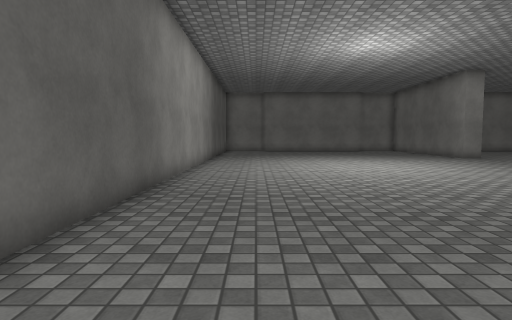
view 1 (above)

16 first-person views from a walk through a 3-D level made in the Unity game engine. The camera is 1.2 m above the floor, tilts 4° down and sees 75° across. The floor is counted in squares, 1 m on a side. Each view is taken from the middle of a square. On the plan, view 1 faces up. The plan holds only what a view shows up to about 14 squares ahead; the rest is blank. The player character is not drawn. Surface patterns are stand-ins for the level's own textures.

view 2
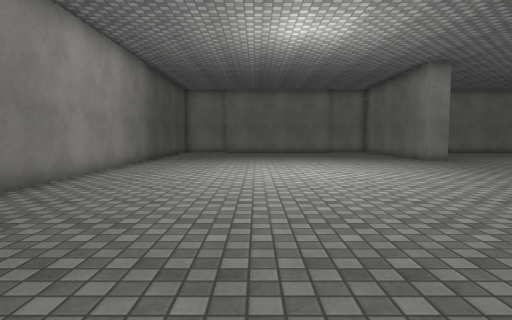

view 3
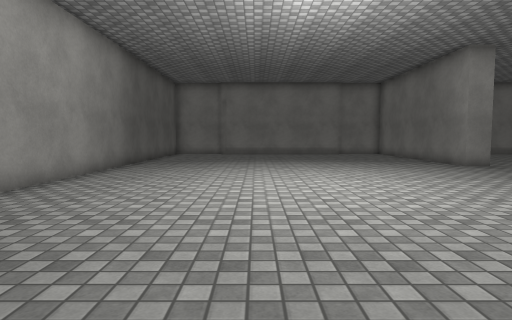

view 4
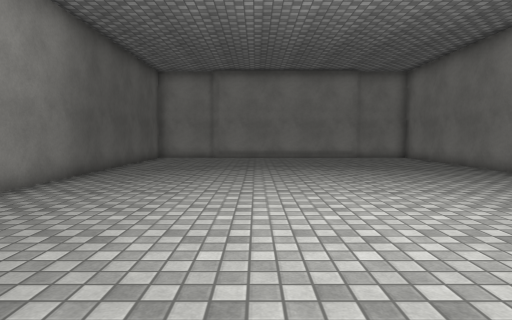

view 5
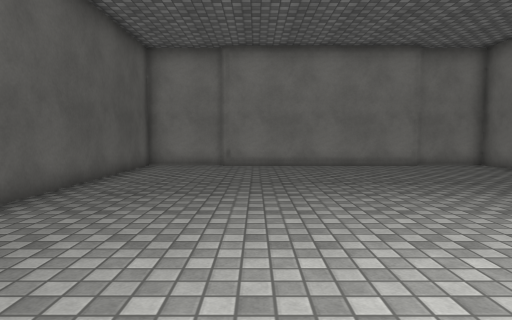

view 6
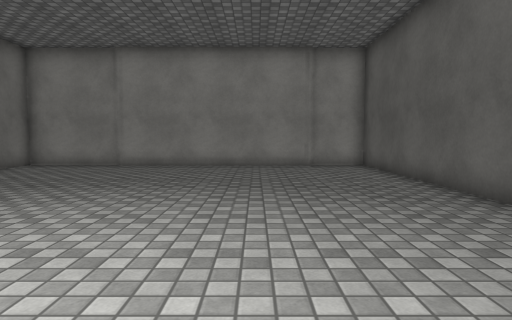

view 7
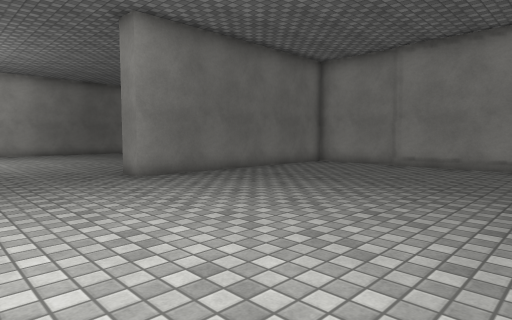

view 8
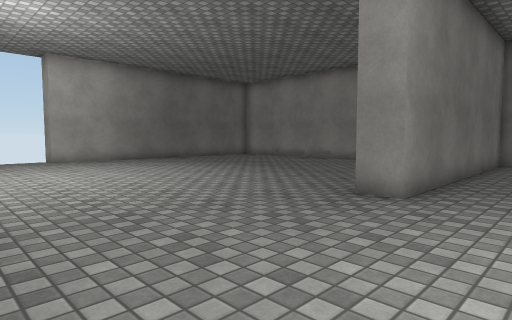

view 9
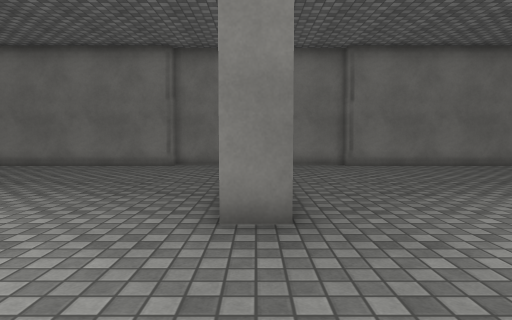

view 10
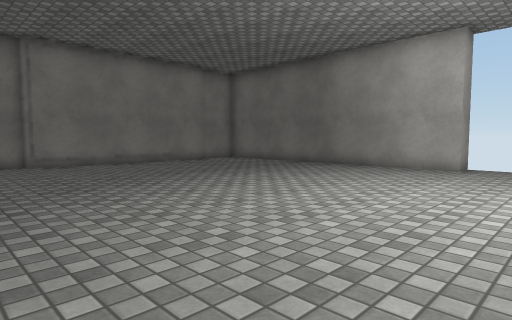

view 11
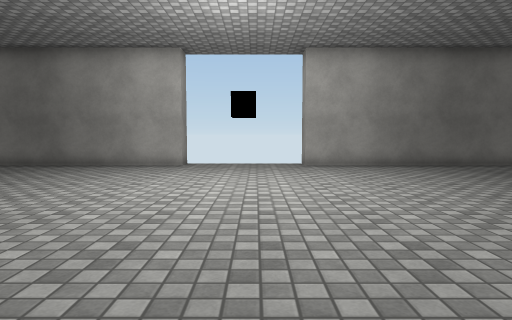

view 12
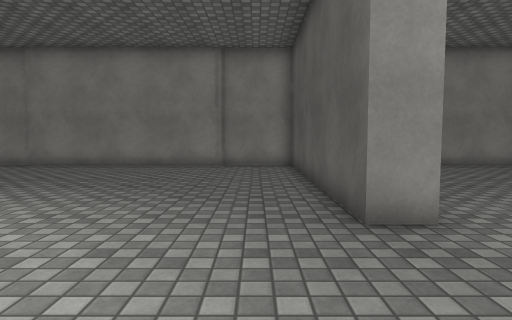

view 13
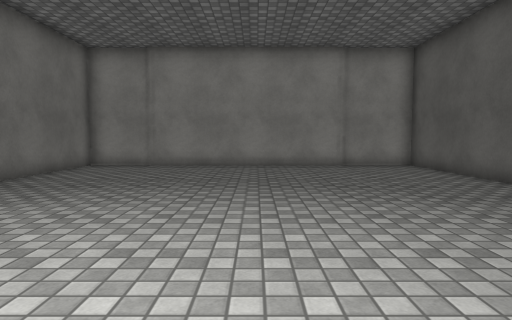

view 14
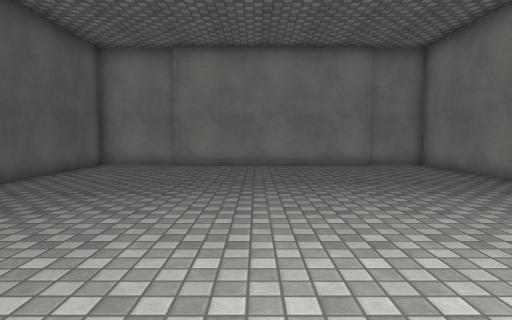

view 15
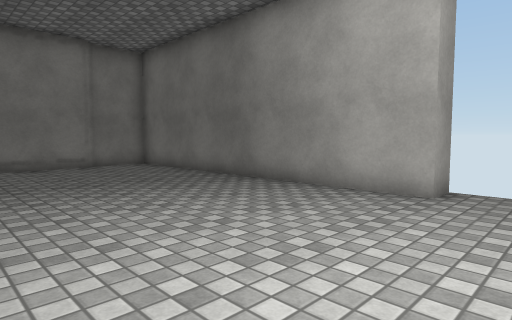

view 16
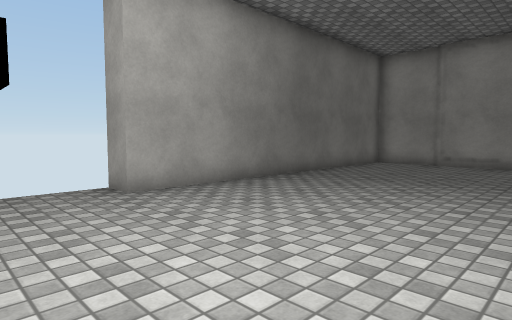

### Floor plan
Points are (right, up) in squares from view 1. A wall is a line through its corners. A room is listed if a view was taken in it or the views show most of it. See-through windows are left out.
Room 1 (views 1, 2, 3, 4, 5, 6, 7, 8, 9, 10, 11, 12, 13, 14, 15, 16)
walls: (12.6, 18.5) (11.5, 18.5) (11.5, 23.1); (11.5, 26.4) (11.5, 28) (8.5, 28); (8.8, 27.6) (0.6, 27.6); (15.9, 28) (12.5, 28) (12.5, 22.4); (15.4, -0.7) (23.5, -0.7); (27, 16.1) (26, 16.1) (26, 28) (23.8, 28); (7.8, -1) (11.5, -1) (11.5, 8.5) (12.5, 8.5) (12.5, -1) (15.5, -1); (23.8, 27.6) (15.6, 27.6); (0.6, 28) (-2.5, 28) (-2.5, -1) (-0.2, -1); (23.4, -1) (26, -1) (26, 10.9) (27, 10.9); (-0.4, -0.7) (7.8, -0.7)

Positions as (right, up) in squares from view 1, and headings:
1: (0, 0), facing up
2: (3, 2), facing up
3: (3, 5), facing up
4: (3, 9), facing up
5: (2, 14), facing up
6: (2, 13), facing down
7: (2, 13), facing down-right
8: (9, 15), facing down-right
9: (12, 14), facing up
10: (13, 13), facing up-right
11: (12, 13), facing right
12: (14, 13), facing down
13: (19, 13), facing down
14: (19, 14), facing up
15: (19, 14), facing up-right
16: (19, 14), facing down-right
